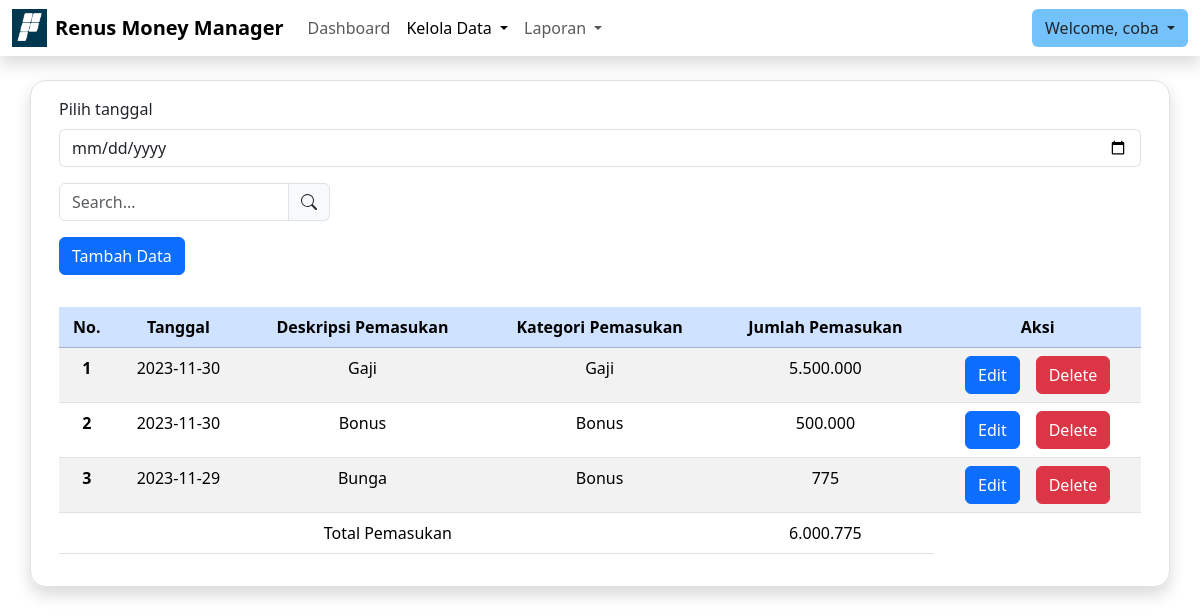
The app's page /kelolaPemasukan.php (signed in) with its own data.
### tables this page shows
CREATE TABLE `pemasukan` (
  `id_pemasukan` int(11) NOT NULL,
  `tanggal` date NOT NULL,
  `deskripsi` varchar(50) NOT NULL,
  `id_kategori` int(11) NOT NULL,
  `jumlah` int(11) NOT NULL,
  `id_user` int(11) NOT NULL
);

CREATE TABLE `kategori_pemasukan` (
  `id_kategori` int(11) NOT NULL,
  `nama_kategori` varchar(255) NOT NULL
);

### functions/query.php (called while the page is built)
<?php
    $db = mysqli_connect('localhost', 'u749483805_cash', 'Ramadani1234?', 'u749483805_cash');
    if (mysqli_connect_error() == true) {
        die('Gagal terhubung ke database');
        return false;
    } else {
        return true;
    }
    function query($query) {
        global $db;
        $result = mysqli_query($db, $query);
        $rows = [];
        while( $row = mysqli_fetch_assoc($result) ) {
            $rows[] = $row;
        }
        return $rows;
    }
?>

### kelolaPemasukan.php (the view, shortened to what this page needs)
<?php
    require 'functions/query.php';
    if(isset($_COOKIE['login'])) {
        if ($_COOKIE['level'] == 'user') {
            $_SESSION['login'] = true;
            $username = $_COOKIE['login'];
            $id = $_COOKIE['id'];
        }
        elseif ($_COOKIE['level'] == 'admin') {
            $_SESSION['login'] = true;
            header('Location: kelolaPengguna');
        }
    }
    elseif ($_SESSION['role'] == 'user') {
        $username = $_SESSION['user'];
        $id = $_SESSION['id'];
    }
    else {
        if ($_SESSION['role'] == 'admin') {
            header('Location: kelolaPengguna');
            exit;
        }
    }
    if (isset($_GET['filter_tgl'])) {
        $date = $_GET['filter_tgl'];
        $queryPemasukan = "SELECT * FROM pemasukan
                            JOIN kategori_pemasukan ON pemasukan.id_kategori = kategori_pemasukan.id_kategori
                            WHERE tanggal = '$date' AND id_user = '$id'
                            ORDER BY tanggal DESC
                            ";
    } else {
        $queryPemasukan = "SELECT * FROM pemasukan
                            JOIN kategori_pemasukan ON pemasukan.id_kategori = kategori_pemasukan.id_kategori
                            WHERE id_user = '$id'
                            ORDER BY tanggal DESC
                            ";
    }
    $pemasukan = query($queryPemasukan);
?>
<!DOCTYPE html>
<html lang="en">
<head>
    <link href="https://cdn.jsdelivr.net/npm/bootstrap@5.3.2/dist/css/bootstrap.min.css" rel="stylesheet">
</head>
<body>
    <nav class="navbar navbar-expand-lg bg-white shadow sticky-top">
        <div class="container-fluid">
            <img src="img/rns.png" width="35px">
            <div class="ms-2 navbar-brand fw-bold">Renus Money Manager</div>
            <div class="collapse navbar-collapse" id="navbarSupportedContent">
                <ul class="navbar-nav me-auto mb-2 mb-lg-0">
                    <li class="nav-item">
                        <a class="nav-link" aria-current="page" href="dashboard">Dashboard</a>
                    </li>
                    <li class="nav-item dropdown">
                        <a class="nav-link active dropdown-toggle" href="#" role="button" data-bs-toggle="dropdown" aria-expanded="false">
                            Kelola Data
                        </a>
                    </li>
                    <li class="nav-item dropdown">
                        <a class="nav-link dropdown-toggle" href="#" role="button" data-bs-toggle="dropdown" aria-expanded="false">
                            Laporan
                        </a>
                    </li>
                </ul>
            </div>
            <div class="dropdown">
                <button class="btn dropdown-toggle" style="background: #73c2fb" type="button" data-bs-toggle="dropdown" aria-expanded="false">
                    Welcome, <?= $username ?>
                </button>
            </div>
        </div>
    </nav>
    <div class="container mt-4 border rounded-4 shadow">
        <div class="row">
            <div class="col">
                <div class="m-3">
                    <form action="kelolaPemasukan" method="GET">
                        <label for="filter" class="mb-2">Pilih tanggal</label>
                        <input type="date"x class="form-control" id="filter" name="filter_tgl" onchange="submit()">
                    </form>
                </div>
                <div class="m-3">
                    <form action="kelolaPemasukan" method="GET" id="search-form">
                        <div class="input-group mb-3 w-25">
                            <input type="text" class="form-control" placeholder="Search..." aria-label="Search" aria-describedby="search-bar" name="search_query">
                            <span class="input-group-text" id="search-bar" onclick="$('#search-form').submit()">
                            </span>
                        </div>
                    </form>
                </div>
                <div class="m-3">
                    <button type="button" class="btn btn-primary" data-bs-toggle="modal" data-bs-target="#modalTambah">
                        Tambah Data
                    </button>
                </div>
                <div class="p-3">
                    <table class="table table-striped text-center">
                        <thead>
                            <tr class="table-primary">
                            <th scope="col">No.</th>
                            <th scope="col">Tanggal</th>
                            <th scope="col">Deskripsi Pemasukan</th>
                            <th scope="col">Kategori Pemasukan</th>
                            <th scope="col">Jumlah Pemasukan</th>
                            <th scope="col">Aksi</th>
                            </tr>
                        </thead>
                        <tbody>
                            <?php
                                $index = 1;
                                $totalPemasukan = 0;
                            ?>
                            <?php foreach($pemasukan as $p) : ?>
                            <tr>
                                <th scope="row"> <?= $index ?> </th>
                                <td> <?= $p['tanggal'] ?> </td>
                                <td> <?= $p['deskripsi'] ?> </td>
                                <td> <?= $p['nama_kategori'] ?> </td>
                                <td> <?= str_replace(',', '.', number_format($p['jumlah'])); ?> </td>
                                <td>
                                    <div class="d-flex justify-content-center">
                                        <button type="button" class="btn btn-primary me-3" data-bs-toggle="modal" data-bs-target="#modalEdit"
                                                data-tgl="<?= $p['tanggal'] ?>" data-deskripsi="<?= $p['deskripsi'] ?>"
                                                data-jumlah="<?= $p['jumlah'] ?>" data-id-pemasukan="<?= $p['id_pemasukan'] ?>">
                                            Edit
                                        </button>
                                        <form action="functions/hapusData" method="POST">
                                            <button type="submit" class="btn btn-danger">Delete</button>
                                        </form>
                                    </div>
                                </td>
                            </tr>
                            <?php
                                $index++;
                                $totalPemasukan += $p['jumlah'];
                            ?>
                            <?php endforeach; ?>
                            <?php if (count($pemasukan) > 0) : ?>
                            <tr>
                                <td colspan="4">Total Pemasukan</td>
                                <td> <?= str_replace(',', '.', number_format($totalPemasukan)); ?> </td>
                            </tr>
                            <?php endif; ?>
                        </tbody>
                    </table>
                </div>
            </div>
        </div>
    </div>
</body>
</html>

### records on screen
pemasukan: tanggal "2023-11-30", deskripsi "Gaji", id_kategori.nama_kategori "Gaji", jumlah "5.500.000"
pemasukan: tanggal "2023-11-30", deskripsi "Bonus", id_kategori.nama_kategori "Bonus", jumlah "500.000"
pemasukan: tanggal "2023-11-29", deskripsi "Bunga", id_kategori.nama_kategori "Bonus", jumlah "775"

### other values on screen
$username "coba"
str_replace(',', '.', number_format($totalPemasukan)) "6.000.775"
